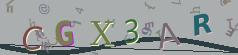
#> input picture data_raw/code_10.jpg, 238 x 55 px; its folder holds only this picture in this run
$ python preprocess.py
#> lines starting #> are read from the running program, lines starting #| are printed output that depends on the picture
### tools.py
# coding=utf-8
import os

__author__ = 'zephor'


def iter_direct_files(d):
    for _, __, files in os.walk(d):
        for _f in files:
            yield _f, os.path.join(_, _f)

### preprocess.py
# coding=utf-8
import os

from PIL import Image, ImageEnhance

from conf import DATA_RAW, DATA_PREPROCESSED
from tools import iter_direct_files

__author__ = 'zephor'


def process(img, img_path):
#> called with img = 'code_10.jpg', img_path = 'data_raw/code_10.jpg'
    im = Image.open(img_path)
#> im is the input picture: PIL image 238x55 RGB; mean R, G, B 152, 156.6, 156.3
    sharp_enhancer = ImageEnhance.Sharpness(im)
    im = sharp_enhancer.enhance(2)
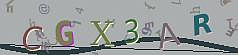
#> im: PIL image 238x55 RGB; mean R, G, B 151.9, 156.4, 156.3
    im = im.resize((200, 46), Image.LANCZOS)
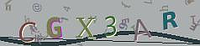
#> im: PIL image 200x46 RGB; mean R, G, B 151.9, 156.4, 156.3
    im.save(os.path.join(DATA_PREPROCESSED, img))


if __name__ == '__main__':
    for fn, p in iter_direct_files(DATA_RAW):
        process(fn, p)

$ run again, on data_raw/code_111.jpg
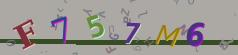
#> input picture data_raw/code_111.jpg, 238 x 55 px
#> in process, im is the input picture: PIL image 238x55 RGB; mean R, G, B 157.6, 152.9, 148
#> in process, `im = sharp_enhancer.enhance(2)`:
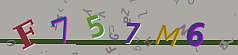
#> im: PIL image 238x55 RGB; mean R, G, B 157.6, 152.9, 148
#> in process, `im = im.resize((200, 46), Image.LANCZOS)`:
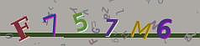
#> im: PIL image 200x46 RGB; mean R, G, B 157.5, 152.9, 148

$ run again, on data_raw/code_113.jpg
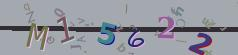
#> input picture data_raw/code_113.jpg, 238 x 55 px
#> in process, im is the input picture: PIL image 238x55 RGB; mean R, G, B 149.6, 151.4, 160.7
#> in process, `im = sharp_enhancer.enhance(2)`:
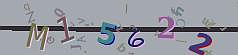
#> im: PIL image 238x55 RGB; mean R, G, B 149.6, 151.4, 160.6
#> in process, `im = im.resize((200, 46), Image.LANCZOS)`:
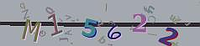
#> im: PIL image 200x46 RGB; mean R, G, B 149.6, 151.4, 160.6

$ run again, on data_raw/code_116.jpg
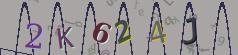
#> input picture data_raw/code_116.jpg, 238 x 55 px
#> in process, im is the input picture: PIL image 238x55 RGB; mean R, G, B 152.4, 147.7, 149.9
#> in process, `im = sharp_enhancer.enhance(2)`:
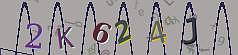
#> im: PIL image 238x55 RGB; mean R, G, B 152.5, 148, 150
#> in process, `im = im.resize((200, 46), Image.LANCZOS)`:
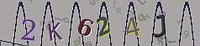
#> im: PIL image 200x46 RGB; mean R, G, B 152.7, 148.2, 150.1

$ run again, on data_raw/code_102.jpg
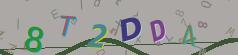
#> input picture data_raw/code_102.jpg, 238 x 55 px
#> in process, im is the input picture: PIL image 238x55 RGB; mean R, G, B 155.6, 157, 153
#> in process, `im = sharp_enhancer.enhance(2)`:
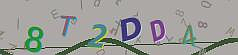
#> im: PIL image 238x55 RGB; mean R, G, B 155.6, 157, 153
#> in process, `im = im.resize((200, 46), Image.LANCZOS)`:
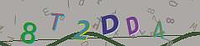
#> im: PIL image 200x46 RGB; mean R, G, B 155.6, 157, 153
